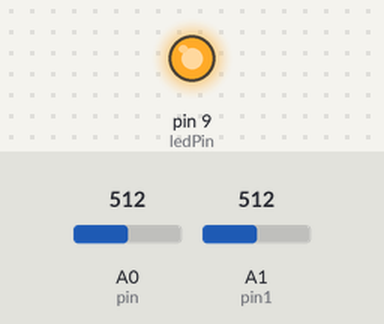
This sketch was run on a simulated Arduino Uno, built with avr-gcc and run on an emulated ATmega328P. Shown: output pins drawn as LEDs (lit = HIGH). The test bench sets the inputs (shaded band); at power-on: A0 (pin) = 512, A1 (pin1) = 512. What the sketch prints to the serial monitor is not drawn.

Above: at 0.1 s.
Timing chart, 0 to 1.6 s (numbered marks = the images above):
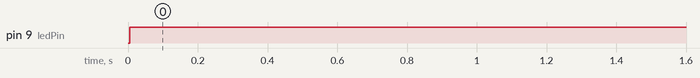

Measured:
- by itself, pin 9 (ledPin): LOW → HIGH at 0.00 s

The sketch:

analogReadXXbit_basic.ino
```cpp
/*
analogReadXXbit_basic.ino
-This is a demo of this library: eRCaGuy_analogReadXXbit
Library webpage: http://electricrcaircraftguy.blogspot.com/2014/05/using-arduino-unos-built-in-16-bit-adc.html
-This is a library to utilize oversampling, by the 10-bit Arduino ADC (Analog to Digital Converter), in
 order to obtain much higher resolutions.  Resolutions from 10-bit to 21-bit are now possible, for reading the ADCs on
 an Arduino!  The tradeoff is speed.  The higher the resolution, the longer it takes to get an ADC reading.
 Each new bit of precision decreases the max read speed by a factor of 4.
 Additionally, this library provides automatic averaging of multiple readings, at your desired
 resolution.
-See AVR121 Application Note: http://www.atmel.com/images/doc8003.pdf
--esp. take a look at Table 3-1, Resolution Options, on pg. 8

 By Gabriel Staples
 http://electricrcaircraftguy.blogspot.com/
 -My contact info is available by clicking the "Contact Me" tab at the top of my blog.
 Written: 12 May 2014
 Last Updated: 13 May 2014

 Version: 1.0 - first release

 History (newest on top):
 20140513 - first version created
*/

/*
===================================================================================================
  LICENSE & DISCLAIMER
  Copyright (C) 2014 Gabriel Staples.  All right reserved.

  ------------------------------------------------------------------------------------------------
  License: GNU Lesser General Public License Version 3 (LGPLv3) - https://www.gnu.org/licenses/lgpl.html
  ------------------------------------------------------------------------------------------------

  This file is part of eRCaGuy_analogReadXXbit.

  This program is free software: you can redistribute it and/or modify
  it under the terms of the GNU Lesser General Public License as published by
  the Free Software Foundation, either version 3 of the License, or
  (at your option) any later version.

  This program is distributed in the hope that it will be useful,
  but WITHOUT ANY WARRANTY; without even the implied warranty of
  MERCHANTABILITY or FITNESS FOR A PARTICULAR PURPOSE.  See the
  GNU Lesser General Public License for more details.

  You should have received a copy of the GNU Lesser General Public License
  along with this program.  If not, see http://www.gnu.org/licenses/
===================================================================================================
*/

/*
Circuit:
We need to read an analog voltage on A0, so place a pot with the outer legs going to 5V and GND, respectively, and the wiper (middle leg) going to A0
-make sure to set your Serial Monitor to 115200 baud rate
*/

//include the library
#include <eRCaGuy_analogReadXXbit.h>
#include <Servo.h>

Servo myservo;
int ledPin = 9;
int pos = 0;
//instantiate an object of this library class; call it "adc"
eRCaGuy_analogReadXXbit adc;
bool yes = false;
//Global constants
const uint8_t pin = A0; //analogRead pin
const uint8_t pin1 = A1; //analogRead pin
//constants required to determine the voltage at the pin;
//BE SURE YOU USE THE CORRECT ONE OF THESE WHEN CALCULATING THE VOLTAGE FROM A READING! Take notes of how these constants are used below.
const float MAX_READING_10_bit = 1023.0;
const float MAX_READING_11_bit = 2046.0;
const float MAX_READING_12_bit = 4092.0;
const float MAX_READING_13_bit = 8184.0;
const float MAX_READING_14_bit = 16368.0;
const float MAX_READING_15_bit = 32736.0;
const float MAX_READING_16_bit = 65472.0;
const float MAX_READING_17_bit = 130944.0;
const float MAX_READING_18_bit = 261888.0;
const float MAX_READING_19_bit = 523776.0;
const float MAX_READING_20_bit = 1047552.0;
const float MAX_READING_21_bit = 2095104.0;


void setup()
{
  Serial.begin(115200);
  Serial.println(F("Oversampling example to get 10-bit to 21-bit resolution using a 10-bit ADC on an Arduino"));
  Serial.println("Basic demo");
  Serial.println(""); //add a line space
//  myservo.attach(9);
  pinMode(ledPin, OUTPUT);

  digitalWrite(ledPin, LOW);
  pos = 0;
}

void loop()
{
  unsigned long num_samples;
  float analog_reading = adc.analogReadXXbit(pin1,10,5);
//  Serial.println(analog_reading);
  if(pos>=199)
  {
    digitalWrite(ledPin, LOW);
  }
  else
  {

    if(analog_reading<975.0)
    {
      digitalWrite(ledPin, HIGH);
      if(!yes)
        {
          num_samples = 10;
          do_a_bunch_of_samples(num_samples, pin);
          pos+=1;
          yes = true;

        }
    }
    else
    {
      yes = false;
    }
  }

}


void printData(float analog_reading, unsigned long num_samples, float V)
{
  Serial.print(analog_reading);
  Serial.print(":::");
  Serial.print(num_samples);
  Serial.print("::: ");
  Serial.println(V,8);
}


void do_a_bunch_of_samples(unsigned long num_samples, uint8_t pin)
{
  //local variables
  uint8_t bits_of_precision; //bits of precision for the ADC (Analog to Digital Converter)
  float analog_reading; //the ADC reading
  float V; //Voltage calculated on the analog pin

  //10-bit ADC reading
  bits_of_precision = 10; //bits of precision for the ADC (Analog to Digital Converter)
  analog_reading = adc.analogReadXXbit(pin,bits_of_precision,num_samples); //get the avg. of [num_samples] 10-bit readings
  V = analog_reading/MAX_READING_10_bit*5.0; //voltage
  //Print the results
//  Serial.print("Position:");
  Serial.print(pos);
  Serial.print(":::");
  Serial.println(analog_reading);
//  printData(analog_reading,num_samples,V);
//
//  //11-bit ADC reading
//  bits_of_precision = 11; //bits of precision for the ADC (Analog to Digital Converter)
//  analog_reading = adc.analogReadXXbit(pin,bits_of_precision,num_samples); //get the avg. of [num_samples] 11-bit readings
//  V = analog_reading/MAX_READING_11_bit*5.0; //voltage
//  //Print the results
//  Serial.print("11-bit ADC avg = ");
//  printData(analog_reading,num_samples,V);
//
//  //12-bit ADC reading
//  bits_of_precision = 12; //bits of precision for the ADC (Analog to Digital Converter)
//  analog_reading = adc.analogReadXXbit(pin,bits_of_precision,num_samples); //get the avg. of [num_samples] 12-bit readings
//  V = analog_reading/MAX_READING_12_bit*5.0; //voltage
//  //Print the results
//  Serial.print("12-bit ADC avg = ");
//  printData(analog_reading,num_samples,V);
//
//  //13-bit ADC reading
//  bits_of_precision = 13; //bits of precision for the ADC (Analog to Digital Converter)
//  analog_reading = adc.analogReadXXbit(pin,bits_of_precision,num_samples); //get the avg. of [num_samples] 13-bit readings
//  V = analog_reading/MAX_READING_13_bit*5.0; //voltage
//  //Print the results
//  Serial.print("13-bit ADC avg = ");
//  printData(analog_reading,num_samples,V);

//  //14-bit ADC reading
//  bits_of_precision = 14; //bits of precision for the ADC (Analog to Digital Converter)
//  analog_reading = adc.analogReadXXbit(pin,bits_of_precision,num_samples); //get the avg. of [num_samples] 14-bit readings
//  V = analog_reading/MAX_READING_14_bit*5.0; //voltage
//  //Print the results
//  Serial.print("14-bit ADC avg = ");
//  printData(analog_reading,num_samples,V);

//  //15-bit ADC reading
//  bits_of_precision = 15; //bits of precision for the ADC (Analog to Digital Converter)
//  analog_reading = adc.analogReadXXbit(pin,bits_of_precision,num_samples); //get the avg. of [num_samples] 15-bit readings
//  V = analog_reading/MAX_READING_15_bit*5.0; //voltage
//  //Print the results
//  Serial.print("15-bit ADC avg = ");
//  printData(analog_reading,num_samples,V);
//
//  //16-bit ADC reading
//  bits_of_precision = 16; //bits of precision for the ADC (Analog to Digital Converter)
//  analog_reading = adc.analogReadXXbit(pin,bits_of_precision,num_samples); //get the avg. of [num_samples] 16-bit readings
//  V = analog_reading/MAX_READING_16_bit*5.0; //voltage
//  //Print the results
//  Serial.print("16-bit ADC avg = ");
//  printData(analog_reading,num_samples,V);

  //add in one more line space
//  Serial.println("--------------------------------------------------");
}
```

eRCaGuy_analogReadXXbit.cpp
```cpp
/*
eRCaGuy_analogReadXXbit
Library webpage: http://electricrcaircraftguy.blogspot.com/2014/05/using-arduino-unos-built-in-16-bit-adc.html
-This is a library to utilize oversampling, by the 10-bit Arduino ADC (Analog to Digital Converter), in
 order to obtain much higher resolutions.  Resolutions from 10-bit to 21-bit are now possible, for reading the ADCs on
 an Arduino!  The tradeoff is speed.  The higher the resolution, the longer it takes to get an ADC reading.
 Each new bit of precision decreases the max read speed by a factor of 4.
 Additionally, this library provides automatic averaging of multiple samples, at your desired
 resolution.
-See AVR121 Application Note: http://www.atmel.com/images/doc8003.pdf
--esp. take a look at Table 3-1, Resolution Options, on pg. 8

 By Gabriel Staples
 http://electricrcaircraftguy.blogspot.com/
 -My contact info is available by clicking the "Contact Me" tab at the top of my blog.
 Written: 7 May 2014
 Last Updated: 25 May 2014

 Version: 1.0 - first release

 History (newest on top):
 20140525 - added in integer rounding, instead of doing a pure bit-shift operation to get the oversampled value; see rounding notes at the very bottom of this file
 20140512 - first version created
*/

/*
===================================================================================================
  LICENSE & DISCLAIMER
  Copyright (C) 2014 Gabriel Staples.  All right reserved.

  ------------------------------------------------------------------------------------------------
  License: GNU Lesser General Public License Version 3 (LGPLv3) - https://www.gnu.org/licenses/lgpl.html
  ------------------------------------------------------------------------------------------------

  This file is part of eRCaGuy_analogReadXXbit.

  This program is free software: you can redistribute it and/or modify
  it under the terms of the GNU Lesser General Public License as published by
  the Free Software Foundation, either version 3 of the License, or
  (at your option) any later version.

  This program is distributed in the hope that it will be useful,
  but WITHOUT ANY WARRANTY; without even the implied warranty of
  MERCHANTABILITY or FITNESS FOR A PARTICULAR PURPOSE.  See the
  GNU Lesser General Public License for more details.

  You should have received a copy of the GNU Lesser General Public License
  along with this program.  If not, see http://www.gnu.org/licenses/
===================================================================================================
*/

#if ARDUINO >= 100
 #include <Arduino.h>
#else
 #include <WProgram.h>
#endif

#include "eRCaGuy_analogReadXXbit.h"

//define class constructor method
eRCaGuy_analogReadXXbit::eRCaGuy_analogReadXXbit()
{
}

//define other class methods (functions)

/*First, a few notes about doing a power function (ex: 4^1, 4^2, 4^3, etc):
There are 3 ways I know how to raise 4 to a power:
1) Use the C power function: pow(4.0,power)
2) Use bit-shifting: 1<<(2*power)
3) Use a for loop, where you repeatedly multiply 4 by itself, the correct # of iterations

I first believed that method 2 above would be best, but I wanted to try method 1 anyway, since it's more readable.  Here's what I found:
I tried:
Method 1) [FAILED]
unsigned long oversample_num = pow(4.0,bits_of_precision-10.0);
-However, this did NOT work, as it truncates floats when casting to unsigned long: ex: 3.99999999 --> 3, 15.9999999 --> 15.
-Therefore, when I ran my library I was getting 4^1 = 3 (instead of 4), 4^2 = 15 (instead of 16), 4^3 = 63, 4^4 = 255, etc.
-FOR MORE EXPLANATION OF THE ABOVE PROBLEM WITH THE POW() FUNCTION ON THE ARDUINO, SEE HERE:
 http://stackoverflow.com/questions/20233454/arduino-odd-exponent-behavior-with-powx-y-function;
-Also see here: http://forum.arduino.cc/index.php/topic,3056.0.html
I then tried:
Method 1) [WORKED!]
unsigned long oversample_num = round(pow(4.0,bits_of_precision-10.0));
-This worked perfectly! Note to self: don't forget to use round() when going from floats to integer data types, as otherwise it will truncate; ex: 3.99999 --> 3, rather than 4, unless round() is used before the cast from float to the integer data type.
-However, it was slow.  The round() function seemed to slow the code down enough to visibly reduce my max
 sampling rates, and the pow() function is already much more complicated & slow than is necessary anyway, as its input parameters are
 both floats, and it outputs a double (in standard C, though in Arduino it outputs a float).
--FYI: round() seems to be a rather slow function, decreasing the overall speed of analogReadXXbit by ~4% or so, so definitely use the most complicated, but very fast, bit-shift method instead!
Method 2) [WORKS PERFECTLY, & OF COURSE IS FAST SINCE IT'S A SIMPLE BIT-SHIFT!]
unsigned long oversample_num = 1<<(2*(bits_of_precision-10));
Method 3) [I didn't even try it; no need since Method 2 works great]
*/

//generic function for 10-21 bit resolution analogReads
//the max resolution is 21-bits, because at that point, the number of samples required for a single reading will be so high that it
//is possible for the "inner_sum" variable to overflow.
float eRCaGuy_analogReadXXbit::analogReadXXbit(uint8_t analogPin, uint8_t bits_of_precision, unsigned long num_samples_to_avg)
{
  //unsigned long oversample_num = round(pow(4.0,bits_of_precision-10.0)); //note: an alternate method of getting (4^n), or "pow(4,n)"
																		   //is (1<<(2*n)), which is much faster, so I am using it instead
  uint8_t n = bits_of_precision - 10; //"rightshift" value, AKA: "n"
									  //see AVR121 Application Note: http://www.atmel.com/images/doc8003.pdf
									  //Also see my table here: http://electricrcaircraftguy.blogspot.com/2014/05/using-arduino-unos-built-in-16-bit-adc.html
  unsigned long oversample_num = 1<<(2*n); //4^n; best & fastest method to do 4 to a power (see my extensive notes in the paragraph above)
  uint8_t divisor = 1<<n; //same thing as 2^n

  //////////////FOR DEBUGGING/////////////
  //Serial.println(oversample_num);
  //Serial.println(n);
  ////////////////////////////////////////

  //outer loop: get the number of samples to avg
  unsigned long reading_sum = 0;
  for (unsigned long i=0; i<num_samples_to_avg; i++)
  {
    //inner loop: do oversampling, per AVR121 Application Note, in order to enhance resolution of 10-bit ADC
    unsigned long inner_sum = 0;
    for (unsigned long j=0; j<oversample_num; j++)
    {
      inner_sum += analogRead(analogPin); //take a 10-bit reading on the Arduino ADC
    }
    //Convert these many 10-bit samples to a single higher-resolution sample:
	//Standard Method:
	//unsigned int reading = inner_sum >> n; //See AVR121 Application Note
	//Rounding Method (to nearest integer):
	unsigned int reading = (inner_sum + (unsigned long)divisor/2UL) >> n; //See AVR121 Application Note; this converts the analogRead into the higher-bit resolution reading. Note, however, that I am also doing integer rounding. For rounding details, see my rounding notes in the paragraph below.  Also note that ((inner_sum + divisor/2) >> n) is the same thing as ((inner_sum + divisor/2)/divisor), where divisor = 2^n.
    reading_sum += reading;
  }
  float avg_reading = (float)reading_sum/(float)num_samples_to_avg;
  return avg_reading;
}

/*Integer math rounding notes:
To do rounding with integers, during division, use the following formula:
(dividend + divisor/2)/divisor.

For example, instead of doing a/b, doing (a + b/2)/b will give you the integer value of a/b, rounded to the nearest whole integer.  This only works perfectly for even values of b.  If b is odd, the rounding is imperfect, since b/2 will not yield a whole number.

Examples:

a = 1723; b = 16
a/b = 107.6875 --> truncated to 107
(a + b/2)/b = 108.1875 --> truncated to 108, which is the same thing as a/b rounded to the nearest whole integer

a = 1720; b = 16
a/b = 107.5 --> truncated to 107
(a + b/2)/b = 108 exactly, which is the same thing as a/b rounded to the nearest whole integer

a = 1719; b = 16
a/b = 107.4375 --> truncated to 107
(a + b/2)/b = 107.9375 --> truncated to 107, which is the same thing as a/b rounded to the nearest whole integer

Why does this work?
If you do the algebra, you will see that doing (a + b/2)/b is the same thing as doing a/b + 1/2, which will always force a value, when truncated, to truncate to the value that it otherwise would have rounded to.  So, this works perfectly!  The only problem is that 1/2 is not a valid integer (it truncates to 0), so you must instead do it in the order of (a + b/2)/b, in order to make it all work out!
*/
```

Source omitted: eRCaGuy_analogReadXXbit.h (3040 bytes)
